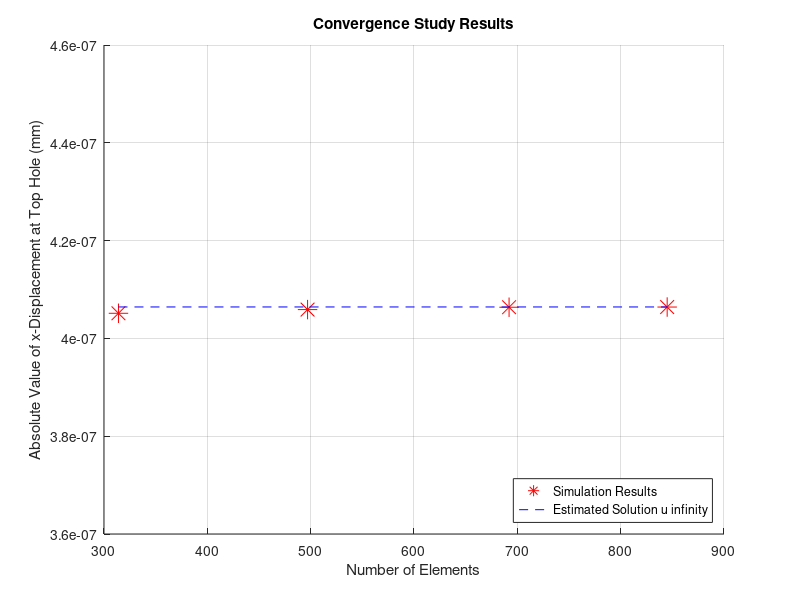

The MATLAB source for this figure:
% convergence study plot
% from assignment: number of elements versus hole-center x-displacement
close all;  % close any existing figure windows

% add data
num_elements = [314 497 692 845];

% displacement (abs in negative x-direction, removed negative)
uh = [4.05137E-07 4.05891E-07 4.06373E-07 4.06413E-07];
uinfinity = 4.0643E-07;
g = 3.3117*10^-19;
alpha = 13.4141;

convergence = figure;   % create figure
figure(convergence);    % select fig
hold on;
plot(num_elements, uh, "r*", 'MarkerSize', 14);
plot(num_elements, uinfinity*ones(size(uh)), 'b--');
legend('Simulation Results', 'Estimated Solution u infinity', 'Location', 'southeast')
xlabel('Number of Elements')
ylabel('Absolute Value of x-Displacement at Top Hole (mm)')
title('Convergence Study Results')
grid on

